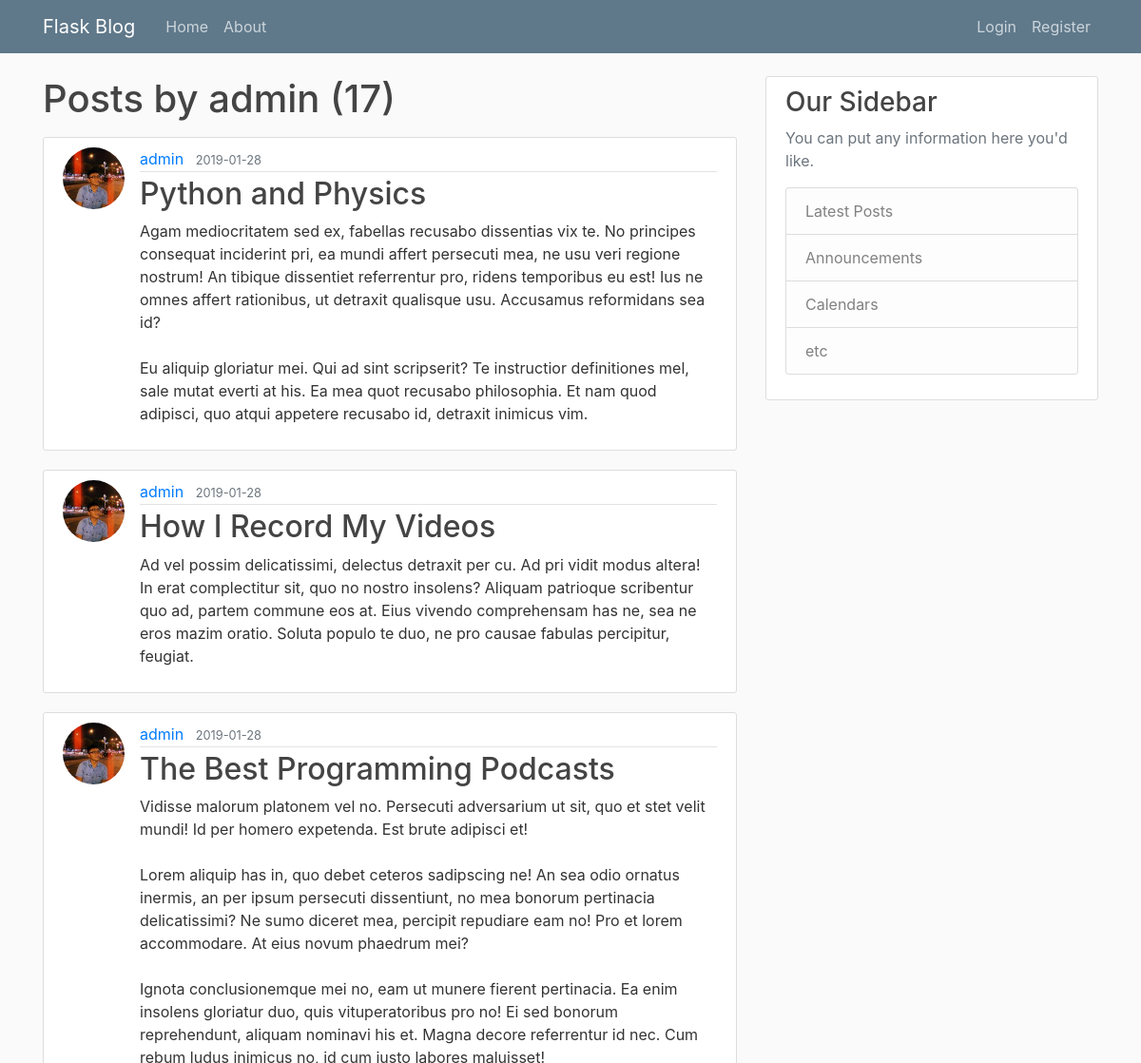
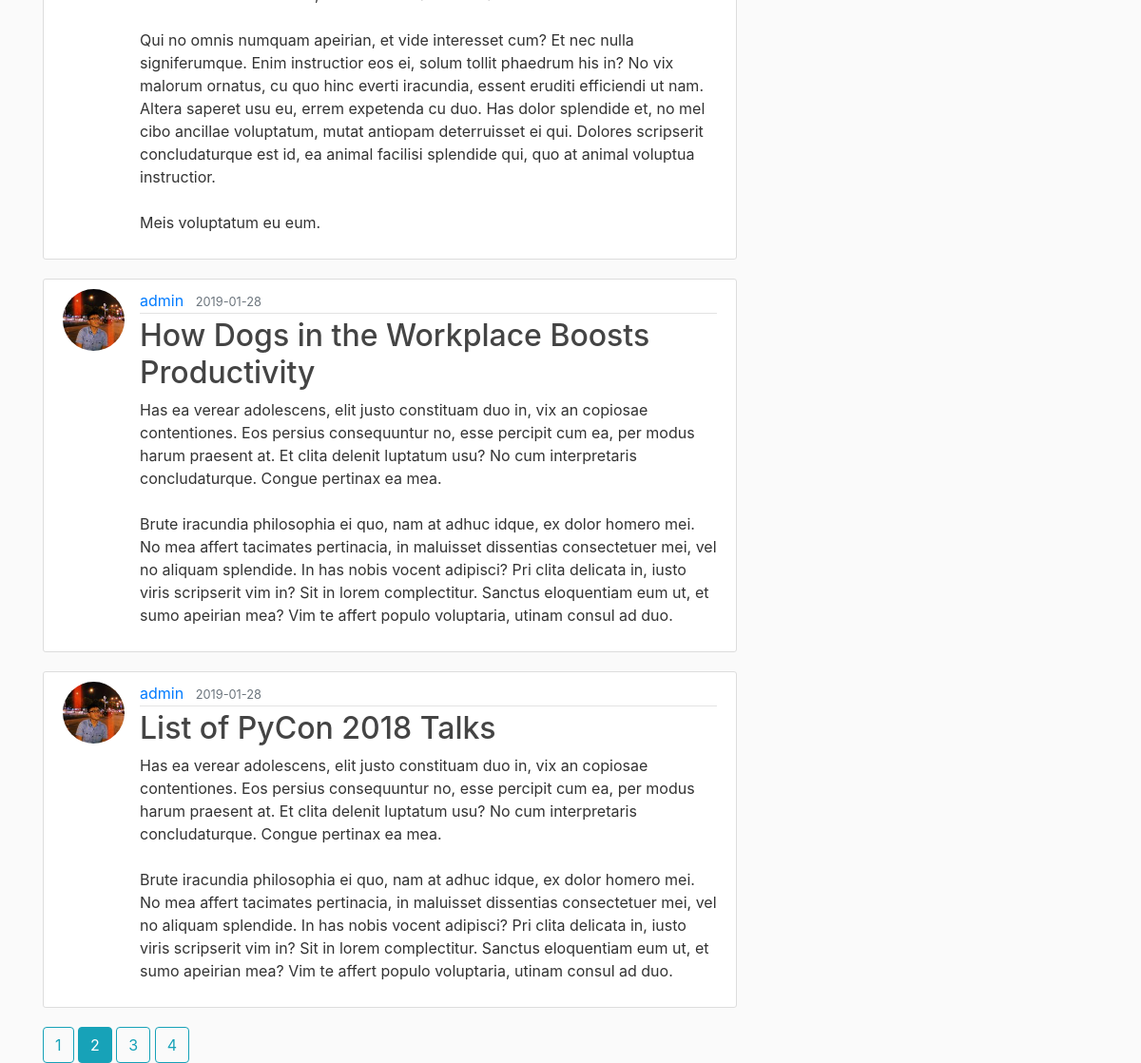
Screenshot of /user/admin?page=2 with the database file from the repository (2 pictures, top to bottom).
### flaskblog/models.py (models this page shows, shortened)
class User(db.Model, UserMixin):
    id = db.Column(db.Integer, primary_key=True)
    username = db.Column(db.String(20), unique=True, nullable=False)
    email = db.Column(db.String(120), unique=True, nullable=False)
    image_file = db.Column(db.String(20), nullable=False, default='default.jpg')
    password = db.Column(db.String(60), nullable=False)
    posts = db.relationship('Post', backref='author', lazy=True)

class Post(db.Model):
    id = db.Column(db.Integer, primary_key=True)
    title = db.Column(db.String(100), nullable=False)
    date_posted = db.Column(db.DateTime, nullable=False, default=datetime.utcnow)
    content = db.Column(db.Text, nullable=False)
    user_id = db.Column(db.Integer, db.ForeignKey('user.id'), nullable=False)

### flaskblog/users/routes.py (the view)
@users.route("/user/<string:username>")
def user_posts(username):
    page = request.args.get('page', 1, type=int)
    user = User.query.filter_by(username=username).first_or_404()
    posts = Post.query.filter_by(author=user).order_by(Post.date_posted.desc()).paginate(page=page, per_page=5)
    return render_template('user_posts.html', posts=posts, user=user)

### flaskblog/templates/user_posts.html
{% extends "layout.html" %}
{% block content %}
    <h1 class="mb-3">Posts by {{ user.username }} ({{ posts.total }})</h1>
    {% for post in posts.items %}
        <article class="media content-section">
            <img src="{{ url_for('static', filename='profile_pics/' + post.author.image_file) }}" class="rounded-circle article-img" alt="">
            <div class="media-body">
              <div class="article-metadata">
                <a class="mr-2" href="{{ url_for('users.user_posts', username=post.author.username) }}">{{ post.author.username }}</a>
                <small class="text-muted">{{ post.date_posted.strftime('%Y-%m-%d') }}</small>
              </div>
              <h2><a class="article-title" href="{{ url_for('posts.post', post_id=post.id,) }}">{{ post.title }}</a></h2>
              <p class="article-content">{{ post.content }}</p>
            </div>
        </article>
    {% endfor %}
    {% for page_num in posts.iter_pages(left_edge=1, right_edge=2, left_current=1, right_current=2) %}
        {% if page_num %}
            {% if posts.page == page_num %}
                <a href="{{ url_for('users.user_posts', username=user.username, page=page_num) }}" class="btn btn-info mb4">{{ page_num }}</a>
            {% else %}
                <a href="{{ url_for('users.user_posts', username=user.username, page=page_num) }}" class="btn btn-outline-info mb4">{{ page_num }}</a>
            {% endif %}
        {% else %}
            ...
        {% endif %}
    {% endfor %}
{% endblock %}

### flaskblog/static/main.css (style rules this page uses)
body { background: #fafafa; color: #333333; margin-top: 5rem; }
h1, h2, h3, h4, h5, h6 { color: #444444; }
.content-section { background: #ffffff; padding: 10px 20px; border: 1px solid #dddddd; border-radius: 3px; margin-bottom: 20px; }
.article-title { color: #444444; }
.article-content { white-space: pre-line; }
.article-img { height: 65px; width: 65px; margin-right: 16px; }
.article-metadata { padding-bottom: 1px; margin-bottom: 4px; border-bottom: 1px solid #e3e3e3 }

### rows the page displays
User: username "admin"
Post: image_file (picture), author.username "admin", date_posted "2019-01-28", title "Python and Physics", content "Agam mediocritatem sed ex, fabellas recusabo dissentias vix te. No principes consequat inciderint pri, ea mundi affert persecuti mea, ne usu veri regione nostrum! An tibique dissentiet referrentur pro, ridens temporibus eu est! Ius ne omnes affert rationibus, ut detraxit qualisque usu. Accusamus reformidans sea id? Eu aliquip gloriatur mei. Qui ad sint scripserit? Te instructior definitiones mel, sale mutat everti at his. Ea mea quot recusabo philosophia. Et nam quod adipisci, quo atqui appetere recusabo id, detraxit inimicus vim."
Post: image_file (picture), author.username "admin", date_posted "2019-01-28", title "How I Record My Videos", content "Ad vel possim delicatissimi, delectus detraxit per cu. Ad pri vidit modus altera! In erat complectitur sit, quo no nostro insolens? Aliquam patrioque scribentur quo ad, partem commune eos at. Eius vivendo comprehensam has ne, sea ne eros mazim oratio. Soluta populo te duo, ne pro causae fabulas percipitur, feugiat."
Post: image_file (picture), author.username "admin", date_posted "2019-01-28", title "The Best Programming Podcasts", content "Vidisse malorum platonem vel no. Persecuti adversarium ut sit, quo et stet velit mundi! Id per homero expetenda. Est brute adipisci et! Lorem aliquip has in, quo debet ceteros sadipscing ne! An sea odio ornatus inermis, an per ipsum persecuti dissentiunt, no mea bonorum pertinacia delicatissimi? Ne sumo diceret mea, percipit repudiare eam no! Pro et lorem accommodare. At eius novum phaedrum mei? Ignota conclusionemque mei no, eam ut munere fierent pertinacia. Ea enim insolens gloriatur duo, quis vituperatoribus pro no! Ei sed bonorum reprehendunt, aliquam nominavi his et. Magna decore referrentur id nec. Cum rebum ludus inimicus no, id cum iusto labores maluisset! Qui no omnis numquam…"
Post: image_file (picture), author.username "admin", date_posted "2019-01-28", title "How Dogs in the Workplace Boosts Productivity", content "Has ea verear adolescens, elit justo constituam duo in, vix an copiosae contentiones. Eos persius consequuntur no, esse percipit cum ea, per modus harum praesent at. Et clita delenit luptatum usu? No cum interpretaris concludaturque. Congue pertinax ea mea. Brute iracundia philosophia ei quo, nam at adhuc idque, ex dolor homero mei. No mea affert tacimates pertinacia, in maluisset dissentias consectetuer mei, vel no aliquam splendide. In has nobis vocent adipisci? Pri clita delicata in, iusto viris scripserit vim in? Sit in lorem complectitur. Sanctus eloquentiam eum ut, et sumo apeirian mea? Vim te affert populo voluptaria, utinam consul ad duo."
Post: image_file (picture), author.username "admin", date_posted "2019-01-28", title "List of PyCon 2018 Talks", content "Has ea verear adolescens, elit justo constituam duo in, vix an copiosae contentiones. Eos persius consequuntur no, esse percipit cum ea, per modus harum praesent at. Et clita delenit luptatum usu? No cum interpretaris concludaturque. Congue pertinax ea mea. Brute iracundia philosophia ei quo, nam at adhuc idque, ex dolor homero mei. No mea affert tacimates pertinacia, in maluisset dissentias consectetuer mei, vel no aliquam splendide. In has nobis vocent adipisci? Pri clita delicata in, iusto viris scripserit vim in? Sit in lorem complectitur. Sanctus eloquentiam eum ut, et sumo apeirian mea? Vim te affert populo voluptaria, utinam consul ad duo."

### other values shown
{{ posts.total }} "17"
{{ page_num }} "1" "3" "4"
{{ page_num }} "2"
